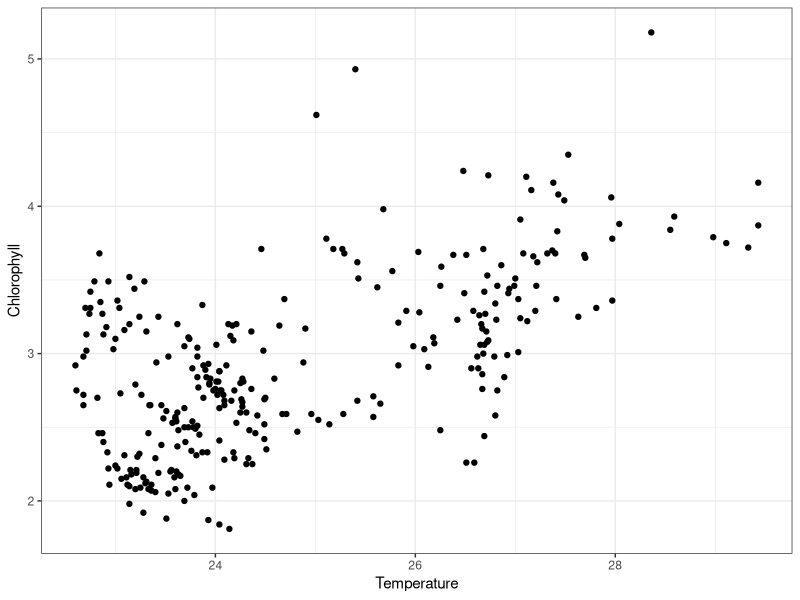
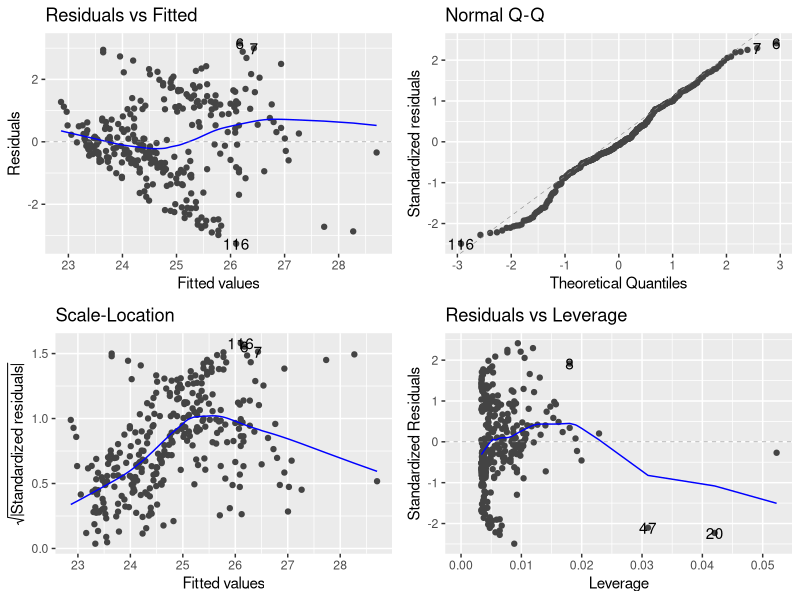
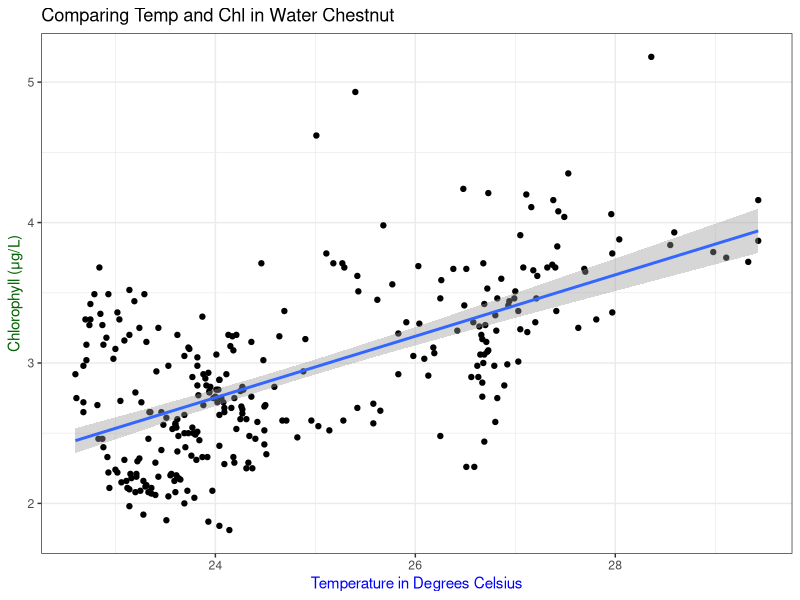

Source code (R) for these figures, in order:
## ---- chunk 1
rm (list = ls())
library(tidyverse)
library(here)
library(ggfortify)
library(multcomp)
## ---- chunk 2
WC<- read.csv(here("data", "CAPDAP_WC_4Analysis.csv"))
## ---- chunk 3
WC$Site_Type <- as.factor(WC$Site_Type)
WC$Date<-ymd(WC$Date)
WC$Time<-hms(WC$Time)
## ---- chunk 4
ggplot(WC,aes(x=Temperature,y=Chlorophyll))+
  geom_point()+
  theme_bw()
## ---- chunk 5
WCmodel <- lm(Temperature~Chlorophyll, data=WC)
WCmodel
## ---- chunk 6
autoplot(WCmodel)
## ---- chunk 7
anova(WCmodel)
## ---- chunk 8
summary(WCmodel)
## ---- chunk 9
ggplot(WC, aes(Temperature, Chlorophyll))+
  geom_point()+
  geom_smooth(method = "lm")+
  ggtitle("Comparing Temp and Chl in Water Chestnut")+
  labs(x = "Temperature in Degrees Celsius", y = "Chlorophyll (μg/L)")+
  theme_bw()+
  theme(
    axis.title.x=element_text(colour="blue", size=rel(1)), # adjust colour and size of x-axis title
    axis.title.y=element_text(colour="darkgreen", size=rel(1)), # adjust colour and size of x-axis title
      )
